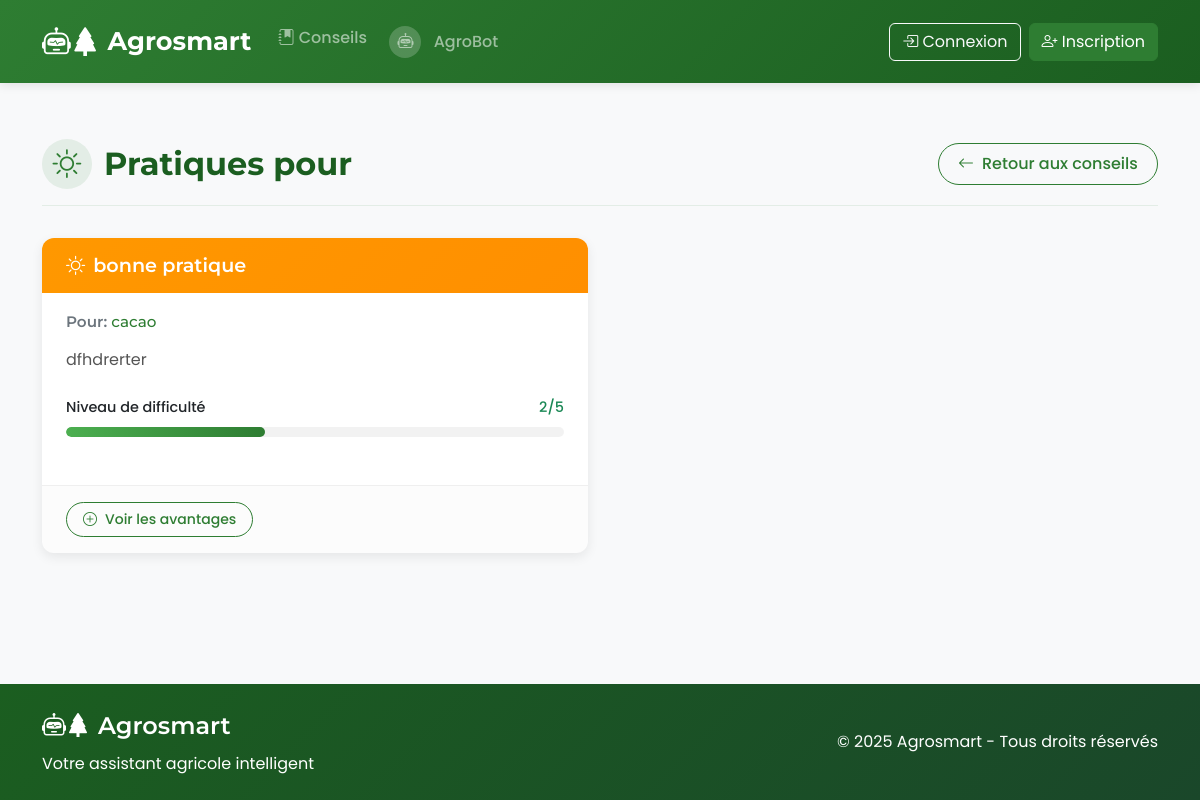
Screenshot of /pratiques/SECHE/ with the database file from the repository.
### agriculture/models.py (models this page shows, shortened)
class PratiqueAgricole(models.Model):
    SAISON_CHOICES = [
        ('PLUIE', 'Saison des pluies'),
        ('SECHE', 'Saison sèche'),
        ('TOUTE', 'Toute saison'),
    ]
    culture = models.ForeignKey(Culture, on_delete=models.CASCADE, related_name='pratiques')
    nom = models.CharField(max_length=200)
    description = models.TextField()
    saison = models.CharField(max_length=20, choices=SAISON_CHOICES)
    avantages = models.TextField()
    difficulte = models.PositiveIntegerField(
        validators=[MinValueValidator(1), MaxValueValidator(5)],
        help_text="Niveau de difficulté (1-5)"
    )
    date_creation = models.DateTimeField(auto_now_add=True)
    date_mise_a_jour = models.DateTimeField(auto_now=True)
    class Meta:
        ordering = ['-date_creation']
        verbose_name = "Pratique agricole"
        verbose_name_plural = "Pratiques agricoles"

class Culture(models.Model):
    TYPE_CHOICES = [
        ('CEREALE', 'Céréale'),
        ('LEGUME', 'Légume'),
        ('FRUIT', 'Fruit'),
        ('TUBERCULE', 'Tubercule'),
        ('AUTRE', 'Autre'),
    ]
    type_culture = models.CharField(
        max_length=20,
        choices=TYPE_CHOICES,
        verbose_name="Type de culture"
    )
    slug = models.SlugField(unique=True, blank=True)
    nom = models.CharField(max_length=100, unique=True)
    cycle_croissance = models.PositiveIntegerField(help_text="Durée en jours")
    besoin_eau = models.PositiveIntegerField(help_text="Besoin en eau (mm/saison)")
    temperature_ideale = models.CharField(max_length=50, help_text="Plage de température idéale")
    description = models.TextField()
    image = models.ImageField(upload_to='cultures/', null=True, blank=True)
    active = models.BooleanField(default=True)

### agriculture/views.py (the view)
# urls.py: path('pratiques/<str:saison>/', views.PratiquesParSaisonView.as_view(), name='pratiques_saison'),
class PratiquesParSaisonView(ListView):
    template_name = 'agriculture/pratiques_saison.html'
    context_object_name = 'pratiques'
    def get_queryset(self):
        saison = self.kwargs['saison']
        return PratiqueAgricole.objects.filter(saison=saison).select_related('culture')
    def get_context_data(self, **kwargs):
        context = super().get_context_data(**kwargs)
        context['saison'] = self.kwargs['saison']
        return context

### agriculture/templatetags/custom_filters.py (called while the page is built)
@register.filter
def mul(value, arg):
    return float(value) * float(arg)

### agriculture/templates/agriculture/pratiques_saison.html (shortened to what this page needs)
{% extends "base.html" %}
{% load custom_filters %}
{% block content %}
<div class="page-header">
    <h1>
        <i class="bi bi-{% if saison == 'PLUIE' %}cloud-rain{% else %}sun{% endif %}"></i>
        Pratiques pour {{ view.get_saison_display }}
    </h1>
    <a href="{% url 'agriculture:conseils' %}" class="btn btn-back">
        <i class="bi bi-arrow-left"></i> Retour aux conseils
    </a>
</div>
<div class="row g-4">
    {% for pratique in object_list %}
    <div class="col-md-6 col-lg-6 mb-4">
        <div class="card pratique-card h-100">
            <div class="card-header bg-{% if pratique.saison == 'PLUIE' %}primary{% else %}warning{% endif %} text-white">
                <h5 class="card-title">
                    <i class="bi bi-{% if pratique.saison == 'PLUIE' %}umbrella{% else %}sun{% endif %}"></i>
                    {{ pratique.nom }}
                </h5>
            </div>
            <div class="card-body">
                <h6 class="card-subtitle">
                    Pour: <a href="{% url 'agriculture:detail_culture' pratique.culture.id %}">{{ pratique.culture.nom }}</a>
                </h6>
                <p class="card-text">{{ pratique.description }}</p>
                <div class="difficulty-container">
                    <div class="difficulty-label">
                        <span>Niveau de difficulté</span>
                        <span class="
                            {% if pratique.difficulte <= 2 %}
                                text-success
                            {% elif pratique.difficulte <= 4 %}
                                text-warning
                            {% else %}
                                text-danger
                            {% endif %}">
                            {{ pratique.difficulte }}/5
                        </span>
                    </div>
                    <div class="progress">
                        <div class="progress-bar
                            {% if pratique.difficulte <= 2 %}
                                bg-success
                            {% elif pratique.difficulte <= 4 %}
                                bg-warning
                            {% else %}
                                bg-danger
                            {% endif %}"
                            role="progressbar"
                            style="width: {{ pratique.difficulte|mul:20 }}%;"
                            aria-valuenow="{{ pratique.difficulte }}"
                            aria-valuemin="1"
                            aria-valuemax="5">
                        </div>
                    </div>
                </div>
            </div>
            <div class="card-footer">
                <button class="btn btn-sm btn-avantages" data-bs-toggle="collapse"
                        data-bs-target="#avantages-{{ pratique.id }}"
                        aria-expanded="false"
                        aria-controls="avantages-{{ pratique.id }}">
                    <i class="bi bi-plus-circle"></i> Voir les avantages
                </button>
            </div>
        </div>
    </div>
    {% endfor %}
</div>
{% endblock %}

### agriculture/templates/base.html (style rules this page uses)
:root { --primary-color: #2e7d32; --primary-dark: #1b5e20; --primary-light: #4caf50; --accent-color: #ff8f00; --light-bg: #f8f9fa; --dark-text: #212121; --light-text: #f5f5f5; --gray-light: #e0e0e0; --transition: all 0.3s ease; }
body { font-family: 'Poppins', sans-serif; background-color: var(--light-bg); color: var(--dark-text); min-height: 100vh; display: flex; flex-direction: column; }
h1, h2, h3, h4, h5, h6, .navbar-brand { font-family: 'Montserrat', sans-serif; font-weight: 600; }
.card { border: none; box-shadow: 0 4px 12px rgba(0, 0, 0, 0.08); border-radius: 0.5rem; overflow: hidden; transition: var(--transition); }

### agriculture/templates/agriculture/pratiques_saison.html (style rules this page uses)
.page-header { display: flex; justify-content: space-between; align-items: center; margin-bottom: 2rem; padding-bottom: 1rem; border-bottom: 1px solid rgba(46, 125, 50, 0.1); }
.page-header h1 { margin: 0; font-size: 2rem; font-weight: 700; color: var(--primary-dark); display: flex; align-items: center; gap: 0.75rem; }
.page-header h1 i { font-size: 1.8rem; color: var(--primary-color); background-color: rgba(46, 125, 50, 0.1); width: 50px; height: 50px; display: flex; align-items: center; justify-content: center; border-radius: 50%; }
.page-header .btn-back { border-color: var(--primary-color); color: var(--primary-color); border-radius: 50px; padding: 0.5rem 1.2rem; font-weight: 500; display: flex; align-items: center; gap: 0.5rem; transition: all 0.3s ease; }
.pratique-card { border: none; border-radius: 0.75rem; overflow: hidden; box-shadow: 0 4px 12px rgba(0, 0, 0, 0.08); height: 100%; transition: all 0.3s ease; }
.pratique-card .card-header { padding: 1rem 1.5rem; border-bottom: none; position: relative; }
.pratique-card .card-header.bg-warning { background: linear-gradient(135deg, #FF9800, #FF8F00) !important; }
.pratique-card .card-header h5 { margin: 0; font-weight: 600; display: flex; align-items: center; gap: 0.5rem; font-size: 1.2rem; }
.pratique-card .card-body { padding: 1.5rem; }
.pratique-card .card-subtitle { font-size: 0.95rem; color: #6c757d; margin-bottom: 1rem; }
.pratique-card .card-subtitle a { color: var(--primary-color); text-decoration: none; font-weight: 500; transition: all 0.2s ease; }
.pratique-card .card-text { color: #555; margin-bottom: 1.5rem; line-height: 1.6; }
.difficulty-container { margin-bottom: 1.5rem; }
.difficulty-label { display: flex; justify-content: space-between; margin-bottom: 0.5rem; font-weight: 500; font-size: 0.9rem; }
.progress { height: 10px; border-radius: 50px; background-color: rgba(0, 0, 0, 0.05); overflow: hidden; }
.progress-bar { border-radius: 50px; }
.progress-bar.bg-success { background: linear-gradient(to right, #4CAF50, #2E7D32) !important; }
.pratique-card .card-footer { padding: 1rem 1.5rem; border-top: 1px solid rgba(0, 0, 0, 0.05); background-color: rgba(0, 0, 0, 0.01); }
.btn-avantages { border-color: var(--primary-color); color: var(--primary-color); border-radius: 50px; padding: 0.4rem 1rem; font-weight: 500; display: flex; align-items: center; gap: 0.5rem; transition: all 0.2s ease; }
.btn-avantages i { transition: transform 0.3s ease; }

### rows the page displays
PratiqueAgricole: nom "bonne pratique", culture.nom "cacao", description "dfhdrerter", difficulte "2"
